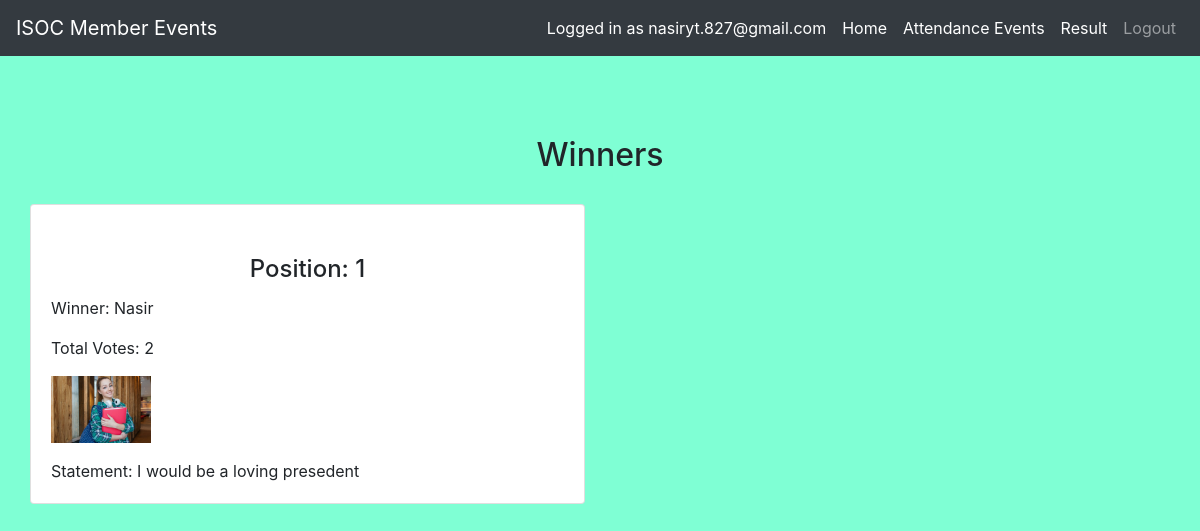
The page /winner.php (signed in) on the database its author committed.
### tables this page shows
CREATE TABLE `candidates` (
  `CandidateID` int(11) NOT NULL,
  `PositionID` int(11) NOT NULL,
  `CandidateName` varchar(100) NOT NULL,
  `CandidatePicture` varchar(255) NOT NULL,
  `Statement` text NOT NULL
);

### winner.php (the view, shortened to what this page needs)
<?php
include 'config.php';
$email = $_SESSION["email"];
$user_query = "SELECT id FROM Users WHERE Email = '$email'";
$result = mysqli_query($conn, $user_query);
$user = mysqli_fetch_assoc($result);
$user_id = $user["id"];
$positions_query = "SELECT DISTINCT PositionID FROM Votes WHERE UserID = '$user_id'";
$positions_result = mysqli_query($conn, $positions_query);
$positions = mysqli_fetch_all($positions_result, MYSQLI_ASSOC);
?>
<!DOCTYPE html>
<html>
<head>
    <link rel="stylesheet" href="https://stackpath.bootstrapcdn.com/bootstrap/4.5.2/css/bootstrap.min.css">
</head>
<body>
    <?php include('navbar.php'); ?>
    <div class="container">
        <h2 class="text-center">Winners</h2>
        <?php if (count($positions) > 0) { ?>
            <div class="row">
                <?php foreach ($positions as $position) {
                    $position_id = $position['PositionID'];
                    $winner_query = "SELECT CandidateID FROM Votes WHERE PositionID = '$position_id' GROUP BY CandidateID ORDER BY COUNT(*) DESC LIMIT 1";
                    $winner_result = mysqli_query($conn, $winner_query);
                    $winner_data = mysqli_fetch_assoc($winner_result);
                    $winner_candidate_id = $winner_data['CandidateID'];
                    $candidate_query = "SELECT * FROM Candidates WHERE CandidateID = '$winner_candidate_id'";
                    $candidate_result = mysqli_query($conn, $candidate_query);
                    $winner_candidate = mysqli_fetch_assoc($candidate_result);
                    $total_votes_query = "SELECT COUNT(*) AS TotalVotes FROM Votes WHERE CandidateID = '$winner_candidate_id'";
                    $total_votes_result = mysqli_query($conn, $total_votes_query);
                    $total_votes_data = mysqli_fetch_assoc($total_votes_result);
                    $total_votes = $total_votes_data['TotalVotes'];
                    ?>
                    <div class="col-md-6">
                        <div class="card">
                            <div class="card-body">
                                <h4 class="card-title">Position: <?php echo $position_id; ?></h4>
                                <p class="card-text">Winner: <?php echo $winner_candidate['CandidateName']; ?></p>
                                <p class="card-text">Total Votes: <?php echo $total_votes; ?></p>
                                <?php if ($winner_candidate['CandidatePicture']) { ?>
                                    <img src="./admin/<?php echo $winner_candidate['CandidatePicture']; ?>" alt="Winner Picture" class="img-fluid mb-3" style="max-width: 100px; max-height: 100px;">
                                <?php } ?>
                                <p class="card-text">Statement: <?php echo $winner_candidate['Statement']; ?></p>
                            </div>
                        </div>
                    </div>
                <?php } ?>
            </div>
        <?php } else { ?>
            <p class="text-center">No positions you voted for or winners found.</p>
        <?php } ?>
    </div>
</body>
</html>

### winner.php (style rules this page uses)
body { background-color: aquamarine; }
h1, h2, h3, h4 { margin-top: 30px; margin-bottom: 30px; text-align: center; }
.container { padding: 50px 0; }
.card { margin-bottom: 20px; }

### rows shown on the page
candidates: CandidateName "Nasir", CandidatePicture (picture), Statement "I would be a loving presedent"

### other values the page prints
$_SESSION["email"] "nasiryt.827@gmail.com"
$position_id "1"
$total_votes "2"
